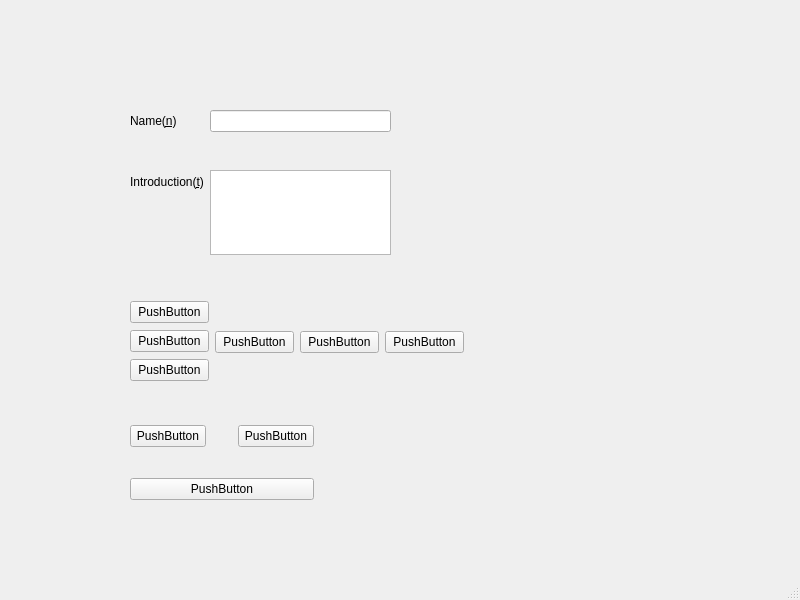
<?xml version="1.0" encoding="UTF-8"?>
<ui version="4.0">
 <class>MainWindow</class>
 <widget class="QMainWindow" name="MainWindow">
  <property name="geometry">
   <rect>
    <x>0</x>
    <y>0</y>
    <width>800</width>
    <height>600</height>
   </rect>
  </property>
  <property name="windowTitle">
   <string>MainWindow</string>
  </property>
  <widget class="QWidget" name="centralwidget">
   <widget class="QWidget" name="formLayoutWidget">
    <property name="geometry">
     <rect>
      <x>130</x>
      <y>110</y>
      <width>261</width>
      <height>151</height>
     </rect>
    </property>
    <layout class="QFormLayout" name="formLayout">
     <item row="0" column="0">
      <widget class="QLabel" name="label">
       <property name="text">
        <string>Name(&amp;n)</string>
       </property>
       <property name="buddy">
        <cstring>lineEdit</cstring>
       </property>
      </widget>
     </item>
     <item row="0" column="1">
      <widget class="QLineEdit" name="lineEdit"/>
     </item>
     <item row="3" column="1">
      <widget class="QTextEdit" name="textEdit"/>
     </item>
     <item row="3" column="0">
      <widget class="QLabel" name="label_2">
       <property name="text">
        <string>Introduction(&amp;t)</string>
       </property>
       <property name="buddy">
        <cstring>textEdit</cstring>
       </property>
      </widget>
     </item>
     <item row="1" column="1">
      <spacer name="horizontalSpacer_3">
       <property name="orientation">
        <enum>Qt::Horizontal</enum>
       </property>
       <property name="sizeHint" stdset="0">
        <size>
         <width>40</width>
         <height>20</height>
        </size>
       </property>
      </spacer>
     </item>
     <item row="2" column="1">
      <spacer name="verticalSpacer_2">
       <property name="orientation">
        <enum>Qt::Vertical</enum>
       </property>
       <property name="sizeHint" stdset="0">
        <size>
         <width>20</width>
         <height>40</height>
        </size>
       </property>
      </spacer>
     </item>
     <item row="4" column="0">
      <spacer name="verticalSpacer_3">
       <property name="orientation">
        <enum>Qt::Vertical</enum>
       </property>
       <property name="sizeHint" stdset="0">
        <size>
         <width>20</width>
         <height>40</height>
        </size>
       </property>
      </spacer>
     </item>
    </layout>
   </widget>
   <widget class="QWidget" name="horizontalLayoutWidget">
    <property name="geometry">
     <rect>
      <x>130</x>
      <y>300</y>
      <width>334</width>
      <height>85</height>
     </rect>
    </property>
    <layout class="QHBoxLayout" name="horizontalLayout">
     <item>
      <layout class="QVBoxLayout" name="verticalLayout">
       <item>
        <widget class="QPushButton" name="pushButton_4">
         <property name="text">
          <string>PushButton</string>
         </property>
        </widget>
       </item>
       <item>
        <widget class="QPushButton" name="pushButton_6">
         <property name="text">
          <string>PushButton</string>
         </property>
        </widget>
       </item>
       <item>
        <widget class="QPushButton" name="pushButton_5">
         <property name="text">
          <string>PushButton</string>
         </property>
        </widget>
       </item>
      </layout>
     </item>
     <item>
      <widget class="QPushButton" name="pushButton">
       <property name="text">
        <string>PushButton</string>
       </property>
      </widget>
     </item>
     <item>
      <spacer name="horizontalSpacer_4">
       <property name="orientation">
        <enum>Qt::Horizontal</enum>
       </property>
       <property name="sizeHint" stdset="0">
        <size>
         <width>40</width>
         <height>20</height>
        </size>
       </property>
      </spacer>
     </item>
     <item>
      <widget class="QPushButton" name="pushButton_2">
       <property name="text">
        <string>PushButton</string>
       </property>
      </widget>
     </item>
     <item>
      <spacer name="horizontalSpacer_5">
       <property name="orientation">
        <enum>Qt::Horizontal</enum>
       </property>
       <property name="sizeHint" stdset="0">
        <size>
         <width>40</width>
         <height>20</height>
        </size>
       </property>
      </spacer>
     </item>
     <item>
      <widget class="QPushButton" name="pushButton_3">
       <property name="text">
        <string>PushButton</string>
       </property>
      </widget>
     </item>
    </layout>
   </widget>
   <widget class="QWidget" name="gridLayoutWidget">
    <property name="geometry">
     <rect>
      <x>130</x>
      <y>420</y>
      <width>184</width>
      <height>80</height>
     </rect>
    </property>
    <layout class="QGridLayout" name="gridLayout">
     <item row="1" column="0">
      <spacer name="horizontalSpacer">
       <property name="orientation">
        <enum>Qt::Horizontal</enum>
       </property>
       <property name="sizeHint" stdset="0">
        <size>
         <width>40</width>
         <height>20</height>
        </size>
       </property>
      </spacer>
     </item>
     <item row="0" column="0">
      <widget class="QPushButton" name="pushButton_7">
       <property name="text">
        <string>PushButton</string>
       </property>
      </widget>
     </item>
     <item row="0" column="2">
      <widget class="QPushButton" name="pushButton_8">
       <property name="text">
        <string>PushButton</string>
       </property>
      </widget>
     </item>
     <item row="2" column="0" colspan="3">
      <widget class="QPushButton" name="pushButton_9">
       <property name="text">
        <string>PushButton</string>
       </property>
      </widget>
     </item>
     <item row="0" column="1">
      <spacer name="verticalSpacer">
       <property name="orientation">
        <enum>Qt::Vertical</enum>
       </property>
       <property name="sizeHint" stdset="0">
        <size>
         <width>20</width>
         <height>40</height>
        </size>
       </property>
      </spacer>
     </item>
     <item row="1" column="2">
      <spacer name="horizontalSpacer_2">
       <property name="orientation">
        <enum>Qt::Horizontal</enum>
       </property>
       <property name="sizeHint" stdset="0">
        <size>
         <width>40</width>
         <height>20</height>
        </size>
       </property>
      </spacer>
     </item>
    </layout>
   </widget>
  </widget>
  <widget class="QStatusBar" name="statusbar"/>
 </widget>
 <resources/>
 <connections/>
</ui>
